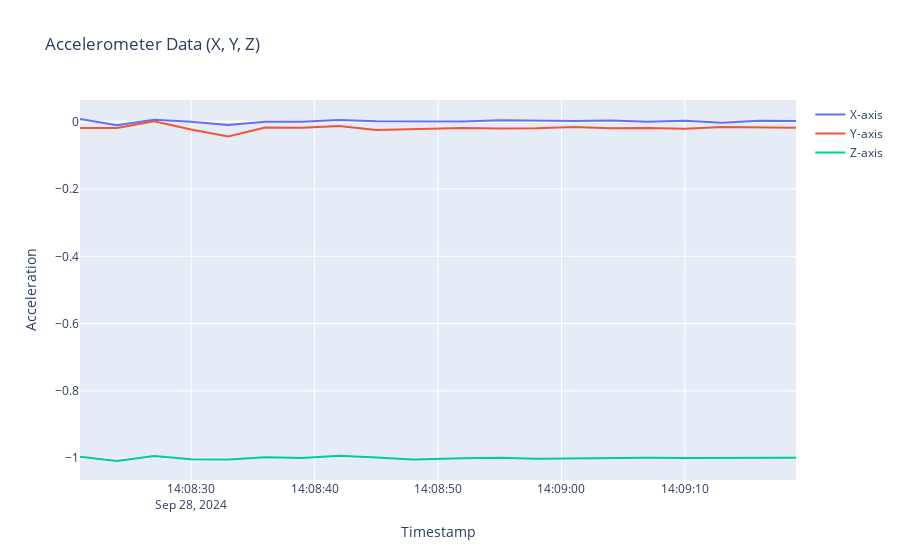

Here is the notebook cell this chart was saved with:
### Code cell
import pandas as pd
import plotly.graph_objs as go
import plotly.io as pio
import time
import os
from IPython.display import display, clear_output
from plotly.subplots import make_subplots

directory = './'  # Use the current directory

# Function to get the latest CSV file
def get_latest_csv(directory):
    csv_files = [f for f in os.listdir(directory) if f.endswith('.csv')]
    if not csv_files:
        return None
    # Sort by modification date
    csv_files.sort(key=lambda f: os.path.getmtime(os.path.join(directory, f)), reverse=True)
    return csv_files[0]

# Store the latest processed file to check for changes
latest_csv = get_latest_csv(directory)

# Function to update the graph based on the latest CSV
def update_graph():
    global latest_csv
    new_latest_csv = get_latest_csv(directory)
    
    # Only update if a new file is detected
    if new_latest_csv and new_latest_csv != latest_csv:
        latest_csv = new_latest_csv
        print(f"Processing {latest_csv}")
        
        # Read the latest CSV file
        df = pd.read_csv(os.path.join(directory, latest_csv))

        # Create a new figure for the graph
        fig = go.Figure()
        fig.add_trace(go.Scatter(x=df['timestamp'], y=df['py_x'], mode='lines', name='X-axis'))
        fig.add_trace(go.Scatter(x=df['timestamp'], y=df['py_y'], mode='lines', name='Y-axis'))
        fig.add_trace(go.Scatter(x=df['timestamp'], y=df['py_z'], mode='lines', name='Z-axis'))

        fig.update_layout(title='Accelerometer Data (X, Y, Z)',
                          xaxis_title='Timestamp',
                          yaxis_title='Acceleration')

        # Save the current graph with timestamp before updating
        timestamp = time.strftime("%Y%m%d-%H%M%S")
        fig.write_image(f"graph_{timestamp}.png")

        # Clear the output and display the updated graph in JupyterLab
        clear_output(wait=True)
        display(fig)  # Corrected for JupyterLab display

# Continuously check for a new CSV and update the graph if new data is available
try:
    while True:
        update_graph()
        time.sleep(2)  # Check every 2 seconds
except KeyboardInterrupt:
    print("Stopped graph update.")

### Figure 1 — Plotly figure (JSON) as saved in the notebook; plotly's stock layout.template omitted (floating-point values rounded to 4 significant figures)
{"data": [{"mode": "lines", "name": "X-axis", "type": "scatter", "x": ["2024-09-28 14:08:21", "2024-09-28 14:08:24", "2024-09-28 14:08:27", "2024-09-28 14:08:30", "2024-09-28 14:08:33", "2024-09-28 14:08:36", "2024-09-28 14:08:39", "2024-09-28 14:08:42", "2024-09-28 14:08:45", "2024-09-28 14:08:48", "2024-09-28 14:08:52", "2024-09-28 14:08:55", "2024-09-28 14:08:58", "2024-09-28 14:09:01", "2024-09-28 14:09:04", "2024-09-28 14:09:07", "2024-09-28 14:09:10", "2024-09-28 14:09:13", "2024-09-28 14:09:16", "2024-09-28 14:09:19"], "y": [0.008224, -0.01031, 0.006332, 9.155e-05, -0.009338, 0.0003357, 1.526e-05, 0.00499, 0.001434, 0.0003357, 0.0005798, 0.004272, 0.002518, 0.002136, 0.003601, 1.526e-05, 0.003174, -0.002991, 0.003174, 0.002136]}, {"mode": "lines", "name": "Y-axis", "type": "scatter", "x": ["2024-09-28 14:08:21", "2024-09-28 14:08:24", "2024-09-28 14:08:27", "2024-09-28 14:08:30", "2024-09-28 14:08:33", "2024-09-28 14:08:36", "2024-09-28 14:08:39", "2024-09-28 14:08:42", "2024-09-28 14:08:45", "2024-09-28 14:08:48", "2024-09-28 14:08:52", "2024-09-28 14:08:55", "2024-09-28 14:08:58", "2024-09-28 14:09:01", "2024-09-28 14:09:04", "2024-09-28 14:09:07", "2024-09-28 14:09:10", "2024-09-28 14:09:13", "2024-09-28 14:09:16", "2024-09-28 14:09:19"], "y": [-0.01831, -0.01866, 0.001328, -0.02267, -0.04367, -0.01701, -0.01793, -0.01256, -0.02431, -0.02234, -0.01888, -0.02026, -0.01956, -0.01579, -0.01927, -0.01868, -0.02068, -0.01579, -0.01677, -0.01776]}, {"mode": "lines", "name": "Z-axis", "type": "scatter", "x": ["2024-09-28 14:08:21", "2024-09-28 14:08:24", "2024-09-28 14:08:27", "2024-09-28 14:08:30", "2024-09-28 14:08:33", "2024-09-28 14:08:36", "2024-09-28 14:08:39", "2024-09-28 14:08:42", "2024-09-28 14:08:45", "2024-09-28 14:08:48", "2024-09-28 14:08:52", "2024-09-28 14:08:55", "2024-09-28 14:08:58", "2024-09-28 14:09:01", "2024-09-28 14:09:04", "2024-09-28 14:09:07", "2024-09-28 14:09:10", "2024-09-28 14:09:13", "2024-09-28 14:09:16", "2024-09-28 14:09:19"], "y": [-0.9959, -1.008, -0.9937, -1.003, -1.004, -0.997, -0.9993, -0.9925, -0.9982, -1.004, -1.0, -0.9988, -1.002, -1.001, -0.9989, -0.9988, -0.9991, -0.9989, -1.001, -0.9989]}], "layout": {"autosize": true, "title": {"text": "Accelerometer Data (X, Y, Z)"}, "xaxis": {"autorange": true, "range": ["2024-09-28 14:08:21", "2024-09-28 14:09:19"], "title": {"text": "Timestamp"}, "type": "date"}, "yaxis": {"autorange": true, "range": [-1.065, 0.0647], "title": {"text": "Acceleration"}, "type": "linear"}}}
